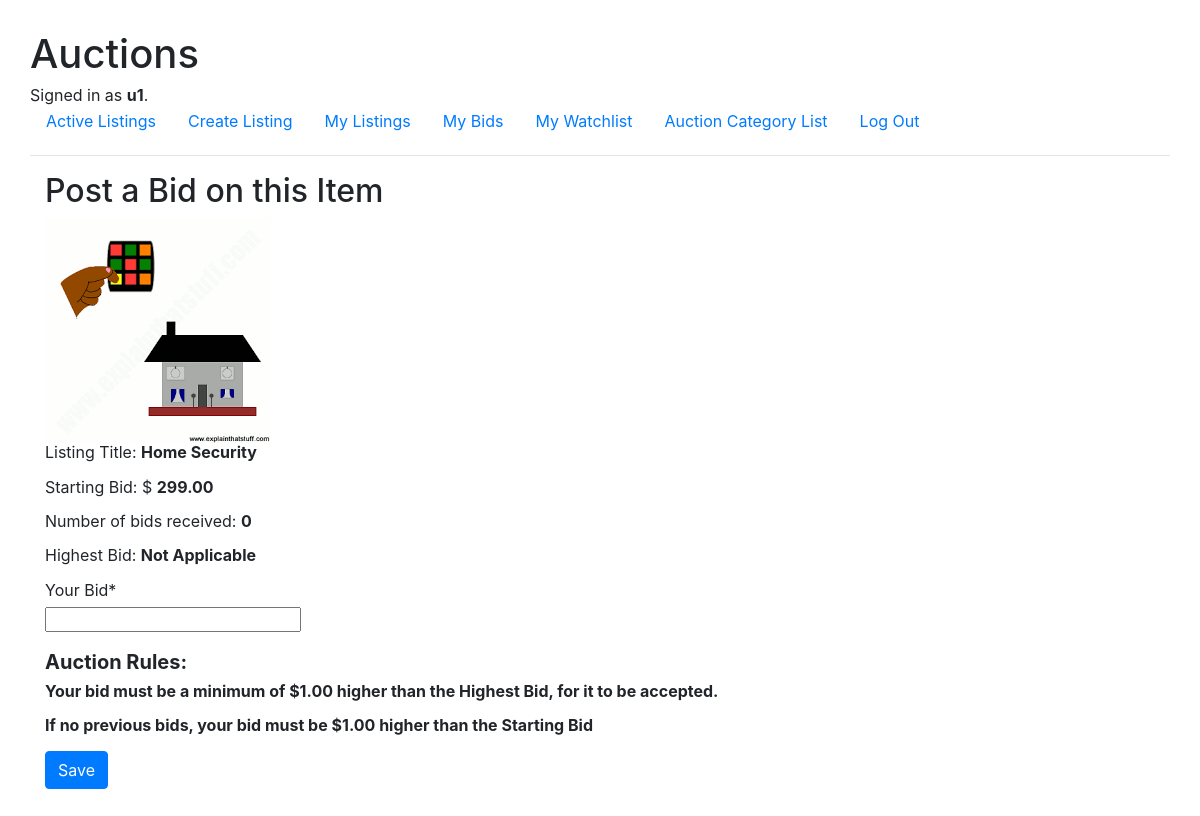
Screenshot of /bid/5/ (signed in) with the database file from the repository.
### auctions/models.py (models this page shows, shortened)
class User(AbstractUser):
    pass

class Listing(models.Model):
    title = models.CharField(max_length=32)
    description = models.CharField(max_length=256)
    starting_bid = models.DecimalField(max_digits=7, decimal_places=2)
    category = models.CharField(max_length=32)
    date_listed = models.DateField(auto_now_add=True)
    active = models.BooleanField(default=True)
    user_id = models.ForeignKey(User, on_delete=models.CASCADE, related_name="sellers")
    image = models.URLField(max_length=256, blank=True)
    bid_count = models.IntegerField(default=0)
    max_bid = models.DecimalField(max_digits=7, decimal_places=2, default=0.00)

### auctions/views.py (the view, shortened to what this page needs)
# urls.py: path('bid/<int:pk>/', views.BidCreateView.as_view(), name="bid"),
class BidCreateView(LoginRequiredMixin, CreateView):
    model = Bid
    form_class = BidForm
    login_url = 'login'
    def get_initial(self):
        return {'title_id': self.kwargs['pk'],
                'user_id': self.request.user.id, }
    def get_context_data(self, **kwargs):
        context = super(BidCreateView, self).get_context_data(**kwargs)
        context['listing_details'] = util.get_listing_details(self.kwargs['pk'])
        context['bid_details'] = util.get_bid_details(self.kwargs['pk'])
        return context

### auctions/forms.py (shortened to what this page needs)
class BidForm(ModelForm):
    class Meta:
        model = Bid
        fields = ['title_id', 'bid_amount']
        labels = {
            "bid_amount": "Your Bid",
        }
        widgets = {
            'title_id': forms.HiddenInput(),
            'bid_amount': forms.NumberInput(),
        }

### auctions/util.py (called while the page is built)
def get_bid_details(id):
    filtered_bids = Bid.objects.filter(title_id=id).exclude(active=False)
    bid_count = filtered_bids.count()
    max_bid = filtered_bids.aggregate(Max('bid_amount'))['bid_amount__max']
    bid_details = {"bid_count": bid_count,
                   "max_bid": max_bid,
                   }
    return bid_details

def get_listing_details(id):
    title = Listing.objects.get(pk=id).title
    starting_bid = Listing.objects.get(pk=id).starting_bid
    image = Listing.objects.get(pk=id).image
    listing_details = {"title": title,
                       "starting_bid": starting_bid,
                       "image": image,
                       }
    return listing_details

### auctions/templates/auctions/bid_form.html (shortened to what this page needs)
{% extends "auctions/layout.html" %}
{% load crispy_forms_tags %}
{% load crispy_forms_filters %}
{% block body %}
    <div class="container">
        <h2>Post a Bid on this Item</h2>
        <div class="images">
            <img src="{{ listing_details.image }}" alt="image">
        </div>
        <p>Listing Title: <strong>{{ listing_details.title }}</strong></p>
        <p>Starting Bid: $ <strong>{{ listing_details.starting_bid }}</strong></p>
        <p>Number of bids received: <strong>{{ bid_details.bid_count }}</strong></p>
        {% if bid_details.max_bid == None %}
                <p>Highest Bid: <strong> Not Applicable </strong></p>
        {% else %}
            <p>Highest Bid: <strong>$ {{ bid_details.max_bid|floatformat:2 }}</strong></p>
        {% endif %}
        <form method="post">
            {{ form|crispy }}
            <br>
            <h5><strong>Auction Rules:</strong></h5>
            <p><strong>Your bid must be a minimum of $1.00 higher than the Highest Bid, for it to be accepted.</strong></p>
            <p><strong>If no previous bids, your bid must be $1.00 higher than the Starting Bid</strong></p>
            <input type="submit" class="btn btn-primary" value="Save">
        </form>
    </div>
{% endblock %}

### auctions/templates/auctions/layout.html (shortened to what this page needs)
{% load static %}
<!DOCTYPE html>
<html lang="en">
    <head>
        <link rel="stylesheet" href="https://stackpath.bootstrapcdn.com/bootstrap/4.4.1/css/bootstrap.min.css">
        <link href="{% static 'auctions/styles.css' %}" rel="stylesheet">
    </head>
    <body>
        <h1>Auctions</h1>
        <div>
            {% if user.is_authenticated %}
                Signed in as <strong>{{ user.username }}</strong>.
            {% else %}
                Not signed in.
            {% endif %}
        </div>
        <ul class="nav">
            <li class="nav-item">
                <a class="nav-link" href="{% url 'index' %}">Active Listings</a>
            </li>
            {% if user.is_authenticated %}
                <li class="nav-item">
                    <a class="nav-link" href="{% url 'create' %}">Create Listing</a>
                </li>
                <li class="nav-item">
                    <a class="nav-link" href="{% url 'index' %}?user={{ user.username }}">My Listings</a>
                </li>
                <li class="nav-item">
                    <a class="nav-link" href="{% url 'bid' %}">My Bids</a>
                </li>
                <li class="nav-item">
                    <a class="nav-link" href="{% url 'watchlist' %}">My Watchlist</a>
                </li>
                <li class="nav-item">
                    <a class="nav-link" href="{% url 'categorylist' %}">Auction Category List</a>
                </li>
                <li class="nav-item">
                    <a class="nav-link" href="{% url 'logout' %}">Log Out</a>
                </li>
            {% endif %}
        </ul>
        <hr>
        {% block body %}
        {% endblock %}
    </body>
</html>

### auctions/static/auctions/styles.css (style rules this page uses)
html { font-family: Arial, sans-serif; margin: 20px; padding: 10px; font-size: 16px; }
body { line-height: 1.15; }
.images { display: flex; flex-wrap: wrap; }

### rows the page displays
User: username "u1"
Listing: image (picture), title "Home Security", starting_bid "299.00"

### other values shown
{{ bid_details.bid_count }} "0"
